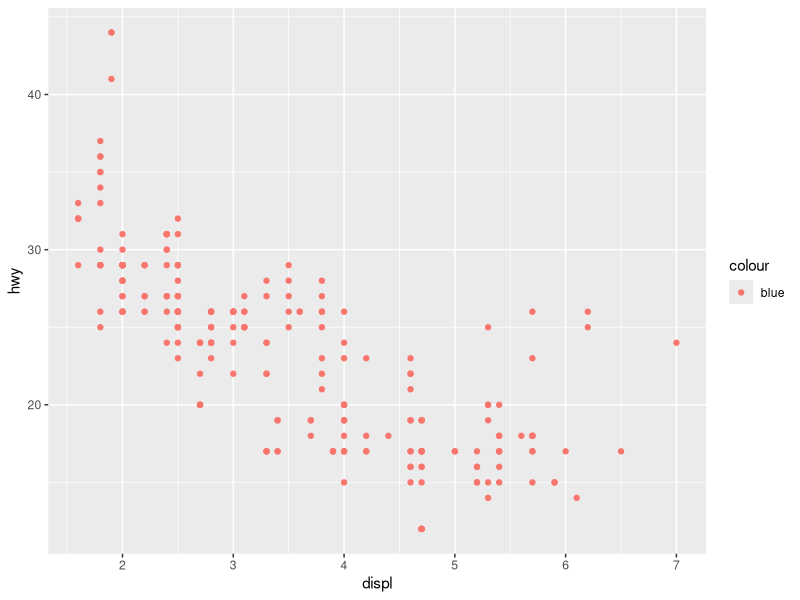
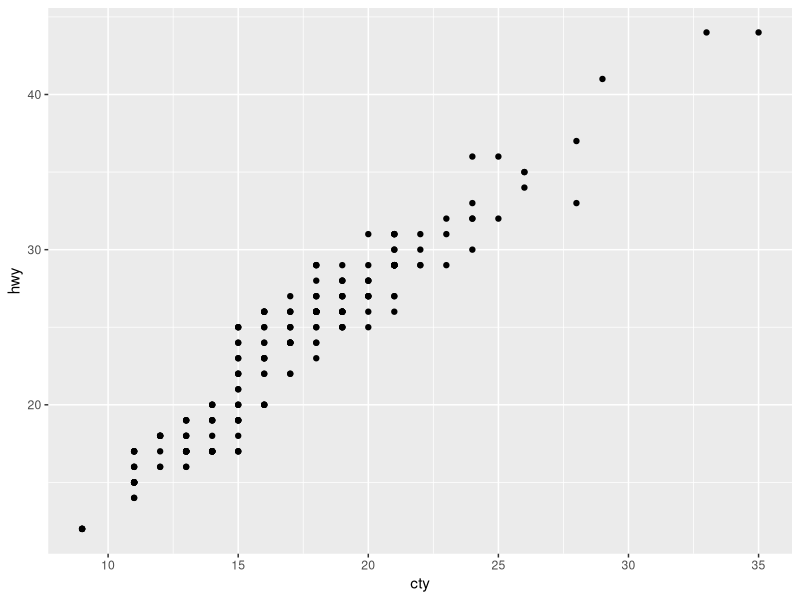
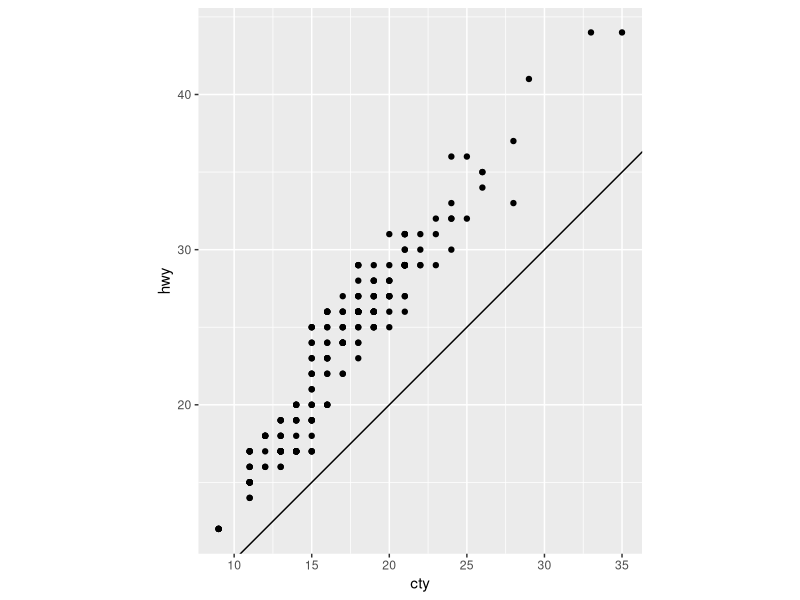

Generate these figures, in order, with R:
## ---- chunk 1
    library(ggplot2)
    ggplot(data = mpg) + 
      geom_point(mapping = aes(x = displ, y = hwy, color = "blue"))
## ---- chunk 2

## ---- chunk 3

## ---- chunk 4

## ---- chunk 5

## ---- chunk 6

## ---- chunk 7

## ---- chunk 8

## ---- chunk 9

## ---- chunk 10

## ---- chunk 11

## ---- chunk 12

## ---- chunk 13

## ---- chunk 14

## ---- chunk 15

## ---- chunk 16

## ---- chunk 17

## ---- chunk 18

## ---- chunk 19

## ---- chunk 20

## ---- chunk 21

## ---- chunk 22
    ggplot(data = mpg, mapping = aes(x = cty, y = hwy)) + 
      geom_point()
## ---- chunk 23

## ---- chunk 24

## ---- chunk 25

## ---- chunk 26

## ---- chunk 27

## ---- chunk 28
    ggplot(data = mpg, mapping = aes(x = cty, y = hwy)) +
      geom_point() + 
      geom_abline() +
      coord_fixed()
## ---- chunk 29

